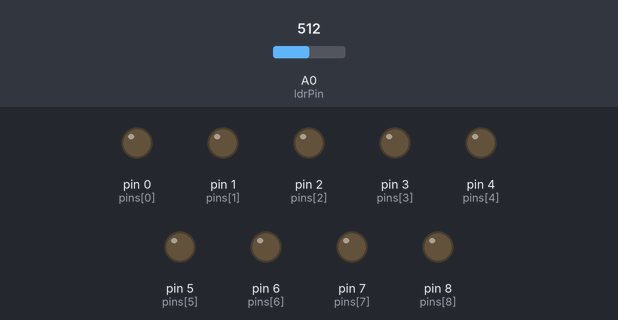
Bench run of a sketch on a simulated Arduino Uno, built with avr-gcc and run on an emulated ATmega328P. Shown: output pins drawn as LEDs (lit = HIGH). The test bench sets the inputs (shaded band); at power-on: A0 (ldrPin) = 512. Random numbers use the default seed unless the sketch sets one.

Above: at 1.2 s.
1.3 s: A0 (ldrPin) set to 792
2.8 s: A0 (ldrPin) set to 807
At 3.2 s:
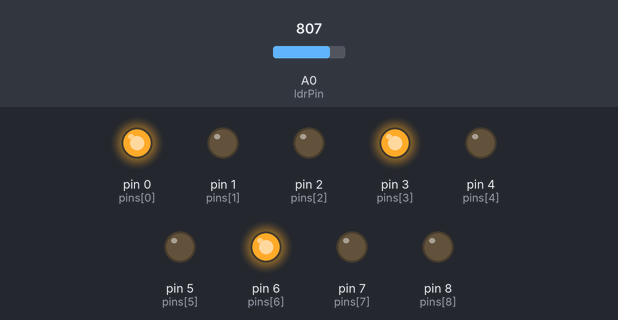
At 4.5 s:
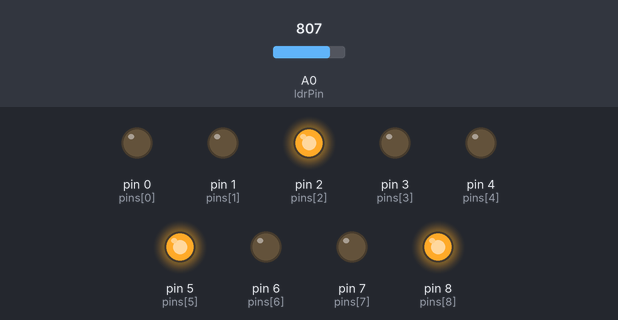
14.8 s: A0 (ldrPin) set to 790
17.8 s: A0 (ldrPin) set to 810
At 18.9 s:
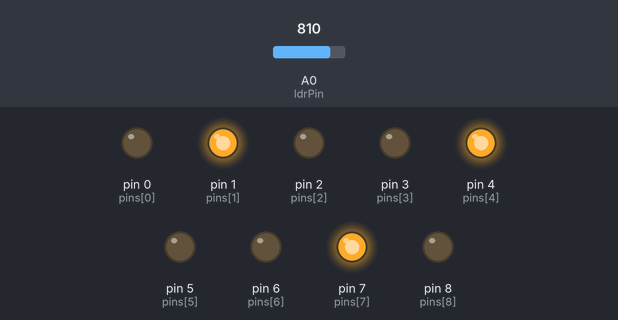
Timing chart, 0 to 25.6 s (numbered marks = the images above; inputs shaded):
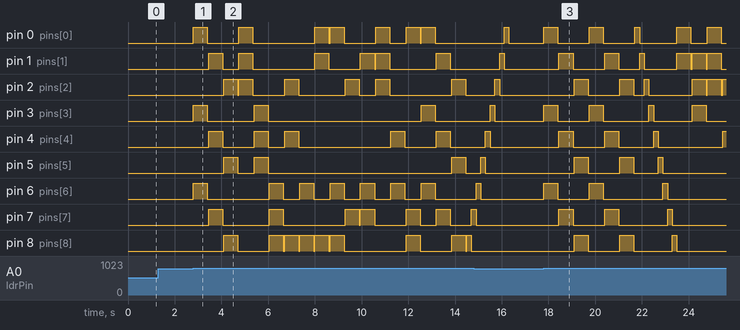

Measured:
- the behaviour switches between 799 and 800 on A0 (ldrPin) (found by bisection; images 0 and 1)
- after the input at 1.3 s, every drawn part: stays the same
- after the input at 2.8 s, pin 0 (pins[0]): LOW → HIGH at once, → LOW 0.60 s later, → HIGH 1.4 s later, → LOW 0.60 s later, … (14 changes in this stretch); pin 1 (pins[1]): LOW → HIGH after 0.65 s, → LOW 0.60 s later, → HIGH 0.70 s later, → LOW 0.60 s later, … (12 changes in this stretch)
- after the input at 17.8 s, pin 0 (pins[0]): LOW → HIGH at once, → LOW 0.60 s later, → HIGH 1.4 s later, → LOW 0.60 s later, … (10 changes in this stretch); pin 1 (pins[1]): LOW → HIGH after 0.65 s, → LOW 0.60 s later, → HIGH 1.4 s later, → LOW 0.60 s later, … (12 changes in this stretch)

The sketch:

pisca_pisca_4_ino.ino
```cpp
#include "pitches.h"
#define NO_SOUND 0

int melodia[] = {

NOTE_C4, NOTE_F4,NOTE_E4,NOTE_F4,NOTE_G4,NOTE_A4,NOTE_G4,NOTE_A4,NOTE_AS4, NOTE_B4,NOTE_C5,NOTE_F4,NOTE_C4, NOTE_F4,NOTE_E4,NOTE_G4,NOTE_F4,NOTE_A4,NOTE_G4,NOTE_AS4,NOTE_A4, NOTE_FS4,NOTE_G4,NO_SOUND,NO_SOUND,NOTE_C4, NOTE_G4,NOTE_FS4,NOTE_G4,NOTE_A4,NOTE_AS4,NOTE_A4,NOTE_AS4,NOTE_B4,
NOTE_CS5,NOTE_D5,NOTE_G4,NOTE_C4, NOTE_G4,NOTE_F4,NOTE_A4,NOTE_G4,NOTE_AS4,NOTE_A4,NOTE_B4,NOTE_AS4, NOTE_GS4,NOTE_A4,NO_SOUND,NOTE_A4,NOTE_A4, NOTE_AS4,NOTE_A4,NO_SOUND,NOTE_A4,NOTE_AS4,NOTE_A4, NOTE_A4,NOTE_D5,NOTE_C5,NOTE_AS4, NOTE_AS4,NOTE_A4,NOTE_A4,NOTE_G4,NOTE_G4,NOTE_F4,NOTE_F4,NOTE_E4,
NOTE_E4,NOTE_D4,NO_SOUND,NOTE_G4,NOTE_G4, NOTE_A4,NOTE_G4,NO_SOUND,NOTE_G4,NOTE_A4,NOTE_G4, NOTE_G4,NOTE_C5,NOTE_B4,NOTE_A4, NOTE_A4,NOTE_G4,NOTE_G4,NOTE_F4,NOTE_F4,NOTE_E4,NOTE_E4,NOTE_D4, NOTE_D4,NOTE_C4,NO_SOUND,NOTE_C4,NOTE_E4,NOTE_G4, NOTE_AS4,NOTE_C4,NOTE_E4,NOTE_G4,NOTE_AS4,NOTE_C4,NOTE_E4,NOTE_G4,
NOTE_AS4,NOTE_AS4,NOTE_C4, NOTE_F4,NOTE_E4,NOTE_F4,NOTE_G4,NOTE_A4,NOTE_G4,NOTE_A4,NOTE_AS4, NOTE_B4,NOTE_C5,NOTE_F4,NOTE_C4, NOTE_F4,NOTE_E4,NOTE_G4,NOTE_F4,NOTE_A4,NOTE_G4,NOTE_AS4,NOTE_A4, NOTE_FS4,NOTE_G4,NO_SOUND,NOTE_C4, NOTE_G4,NOTE_FS4,NOTE_G4,NOTE_A4,NOTE_AS4,NOTE_A4,NOTE_AS4,NOTE_B4,
NOTE_CS5,NOTE_D5,NOTE_G4,NOTE_C4, NOTE_G4,NOTE_FS4,NOTE_A4,NOTE_G4,NOTE_AS4,NOTE_A4,NOTE_C5,NOTE_AS4, NOTE_GS4,NOTE_A4,NO_SOUND,NO_SOUND,NOTE_F4, NOTE_G4,NOTE_F4,NOTE_E4,NOTE_F4,NOTE_E4,NOTE_F4,NOTE_G4,NOTE_F4, NOTE_F4,NOTE_AS4,NOTE_AS4,NO_SOUND,NOTE_G4, NOTE_A4,NOTE_G4,NOTE_FS4,NOTE_G4,NOTE_FS4,NOTE_G4,NOTE_A4,NOTE_G4,
NOTE_G4,NOTE_C5,NOTE_C5,NO_SOUND,NOTE_A4, NOTE_AS4,NOTE_A4,NOTE_GS4,NOTE_A4,NOTE_GS4,NOTE_A4,NOTE_AS4,NOTE_A4, NOTE_A4,NOTE_D5,NOTE_C5,NOTE_AS4,NOTE_G4, NOTE_G4,NOTE_F4,NO_SOUND,NOTE_E4,NOTE_F4,NOTE_G4, NOTE_AS4,NOTE_A4,NOTE_E4,NOTE_F4,NOTE_CS4,NOTE_D4,NOTE_AS4,NOTE_G4, NOTE_G4,NOTE_F4,NO_SOUND,NOTE_G4,NOTE_A4,NOTE_AS4,

NOTE_B4,NOTE_C5,NOTE_A4,NOTE_F4,NOTE_D4,NOTE_AS4, NOTE_A4,NOTE_F4,NOTE_D4,NOTE_C4,NOTE_D4,NOTE_E4,
NOTE_F4

};

// Duração das Notas: Colcheia:8; Semínima: 4; Mínima:2; Semibreve:1

int tempoNotas[] = {
4,
6,16,6,16,6,16,6,16,
3,8,4,4,
6,16,6,16,6,16,6,16,
4,4,4,16,8,
6,16,6,16,6,16,6,16,

3,8,4,4,
6,16,6,16,6,16,6,16,
4,4,4,6,16,
4,4,8,8,6,16,
4,2,8,8,
8,8,8,8,8,8,8,8,

4,4,4,6,16,
4,4,8,8,6,16,
4,2,8,8,
8,8,8,8,8,8,8,8,
4,4,8,8,8,8,
8,8,8,8,8,8,8,8,

2,4,4,
6,16,6,16,6,16,6,16,
3,8,4,4,
6,16,6,16,6,16,6,16,
4,4,4,4,
6,16,6,16,6,16,6,16,

3,8,4,4,
6,16,6,16,6,16,6,16,
4,4,4,8,16,
6,16,6,16,6,16,6,16,
3,8,4,8,8,
6,16,6,16,6,16,6,16,

3,8,4,8,8,
6,16,6,16,6,16,6,16,
4,3,8,8,8,
4,4,8,8,8,8,
8,8,8,8,8,8,8,8,
4,4,8,8,8,8,

8,8,8,8,4,4,
4,6,16,4,6,16,
2

};

const int compasso = 1500; // Altera o compasso da música

int timer_1 = 200;
int t_low = 50;
int timer_2 = 600;
int pins[] = {0,1,2,3,4,5,6,7,8};
int ldrPin = 0; //LDR no pino analogico 0
int ldrValor = 0;
int i = 0;

int num_pins=9;
int num_padroes=5;
long randNumber_1;
long randNumber_2;
long randNumber_3;

void Padroes();
void Low();
void Padrao1();
void Padrao2();
void Padrao3();
void Padrao4();
void Padrao5();

void setup(){
  for(i=0; i<num_pins; i++)
    pinMode(pins[i],OUTPUT);
  /*
  for (int Nota = 0; Nota < 230; Nota++) {//o número 80 indica quantas notas tem a nossa matriz.
    int tempo = compasso/tempoNotas[Nota]; //Tempo = compasso dividido pela indicação da matriz tempoNotas.
    tone(9, melodia[Nota],tempo); //Toca a nota indicada pela matriz melodia durante o tempo.
    // Para distinguir as notas adicionamos um tempo entre elas (tempo da nota + 20%).
    delay(tempo*1.2);
  }  */
}

void loop(){

  ldrValor = analogRead(ldrPin);// O valor lido ser entre 0 e 1023

  if (ldrValor>=800){
    Padroes(random(num_padroes));
  }
  else{
    Low();
  }

}

void Padroes(int k){
  switch(k){
   case 0:
     Padrao1();
     break;
   case 1:
     Padrao2();
     break;
   case 2:
     Padrao3();
     break;
   case 3:
     Padrao4();
     break;
   case 4:
     Padrao5();
     break;
  }
}

void Low(){
  for(i=0; i<num_pins; i++){
    digitalWrite(pins[i],LOW);
  }
}

void Padrao1(){
  //Esquerda pra direita
  for(i=0; i<num_pins; i++){
    digitalWrite(pins[i],HIGH);
    delay(timer_1);
    digitalWrite(pins[i],LOW);
  }
}

void Padrao2(){
  //Direita pra esquerda
  for(i=num_pins-1; i>=0; i--){
    digitalWrite(pins[i], HIGH);
    delay(timer_1);
    digitalWrite(pins[i], LOW);
  }
}

void Padrao3(){
  //Acende os leds de mesma cor.
  for(i=0; i<3; i++){
    digitalWrite(pins[i], HIGH);
    digitalWrite(pins[i+3], HIGH);
    digitalWrite(pins[i+6], HIGH);
    if(i==0) digitalWrite(pins[i+9], HIGH);
    delay(timer_2);
    digitalWrite(pins[i], LOW);
    digitalWrite(pins[i+3], LOW);
    digitalWrite(pins[i+6], LOW);
    if(i==0) digitalWrite(pins[i+9], LOW);
    delay(t_low);
  }
}

void Padrao4(){
  //Acende 3 leds randomicamente de cada vez.
  for(i=0; i<num_pins; i++){
    randNumber_1 = random(num_pins);
    randNumber_2 = random(num_pins);
    randNumber_3 = random(num_pins);
    digitalWrite(pins[randNumber_1], HIGH);
    digitalWrite(pins[randNumber_2], HIGH);
    digitalWrite(pins[randNumber_3], HIGH);
    delay(timer_2);
    digitalWrite(pins[randNumber_1], LOW);
    digitalWrite(pins[randNumber_2], LOW);
    digitalWrite(pins[randNumber_3], LOW);
    delay(t_low);
  }
}

void Padrao5(){
  //Acende 3 leds seguidos de cada vez.
  for(i=0; i<num_pins; i+=3){
    digitalWrite(pins[i], HIGH);
    digitalWrite(pins[i+1], HIGH);
    digitalWrite(pins[i+2], HIGH);
    delay(timer_2);
    digitalWrite(pins[i], LOW);
    digitalWrite(pins[i+1], LOW);
    digitalWrite(pins[i+2], LOW);
    delay(t_low);
  }
}
```

pitches.h
```cpp
/*************************************************
 * Public Constants
 *************************************************/
#define NOTE_B0  31
#define NOTE_C1  33
#define NOTE_CS1 35
#define NOTE_D1  37
#define NOTE_DS1 39
#define NOTE_E1  41
#define NOTE_F1  44
#define NOTE_FS1 46
#define NOTE_G1  49
#define NOTE_GS1 52
#define NOTE_A1  55
#define NOTE_AS1 58
#define NOTE_B1  62
#define NOTE_C2  65
#define NOTE_CS2 69
#define NOTE_D2  73
#define NOTE_DS2 78
#define NOTE_E2  82
#define NOTE_F2  87
#define NOTE_FS2 93
#define NOTE_G2  98
#define NOTE_GS2 104
#define NOTE_A2  110
#define NOTE_AS2 117
#define NOTE_B2  123
#define NOTE_C3  131
#define NOTE_CS3 139
#define NOTE_D3  147
#define NOTE_DS3 156
#define NOTE_E3  165
#define NOTE_F3  175
#define NOTE_FS3 185
#define NOTE_G3  196
#define NOTE_GS3 208
#define NOTE_A3  220
#define NOTE_AS3 233
#define NOTE_B3  247
#define NOTE_C4  262
#define NOTE_CS4 277
#define NOTE_D4  294
#define NOTE_DS4 311
#define NOTE_E4  330
#define NOTE_F4  349
#define NOTE_FS4 370
#define NOTE_G4  392
#define NOTE_GS4 415
#define NOTE_A4  440
#define NOTE_AS4 466
#define NOTE_B4  494
#define NOTE_C5  523
#define NOTE_CS5 554
#define NOTE_D5  587
#define NOTE_DS5 622
#define NOTE_E5  659
#define NOTE_F5  698
#define NOTE_FS5 740
#define NOTE_G5  784
#define NOTE_GS5 831
#define NOTE_A5  880
#define NOTE_AS5 932
#define NOTE_B5  988
#define NOTE_C6  1047
#define NOTE_CS6 1109
#define NOTE_D6  1175
#define NOTE_DS6 1245
#define NOTE_E6  1319
#define NOTE_F6  1397
#define NOTE_FS6 1480
#define NOTE_G6  1568
#define NOTE_GS6 1661
#define NOTE_A6  1760
#define NOTE_AS6 1865
#define NOTE_B6  1976
#define NOTE_C7  2093
#define NOTE_CS7 2217
#define NOTE_D7  2349
#define NOTE_DS7 2489
#define NOTE_E7  2637
#define NOTE_F7  2794
#define NOTE_FS7 2960
#define NOTE_G7  3136
#define NOTE_GS7 3322
#define NOTE_A7  3520
#define NOTE_AS7 3729
#define NOTE_B7  3951
#define NOTE_C8  4186
#define NOTE_CS8 4435
#define NOTE_D8  4699
#define NOTE_DS8 4978
```
